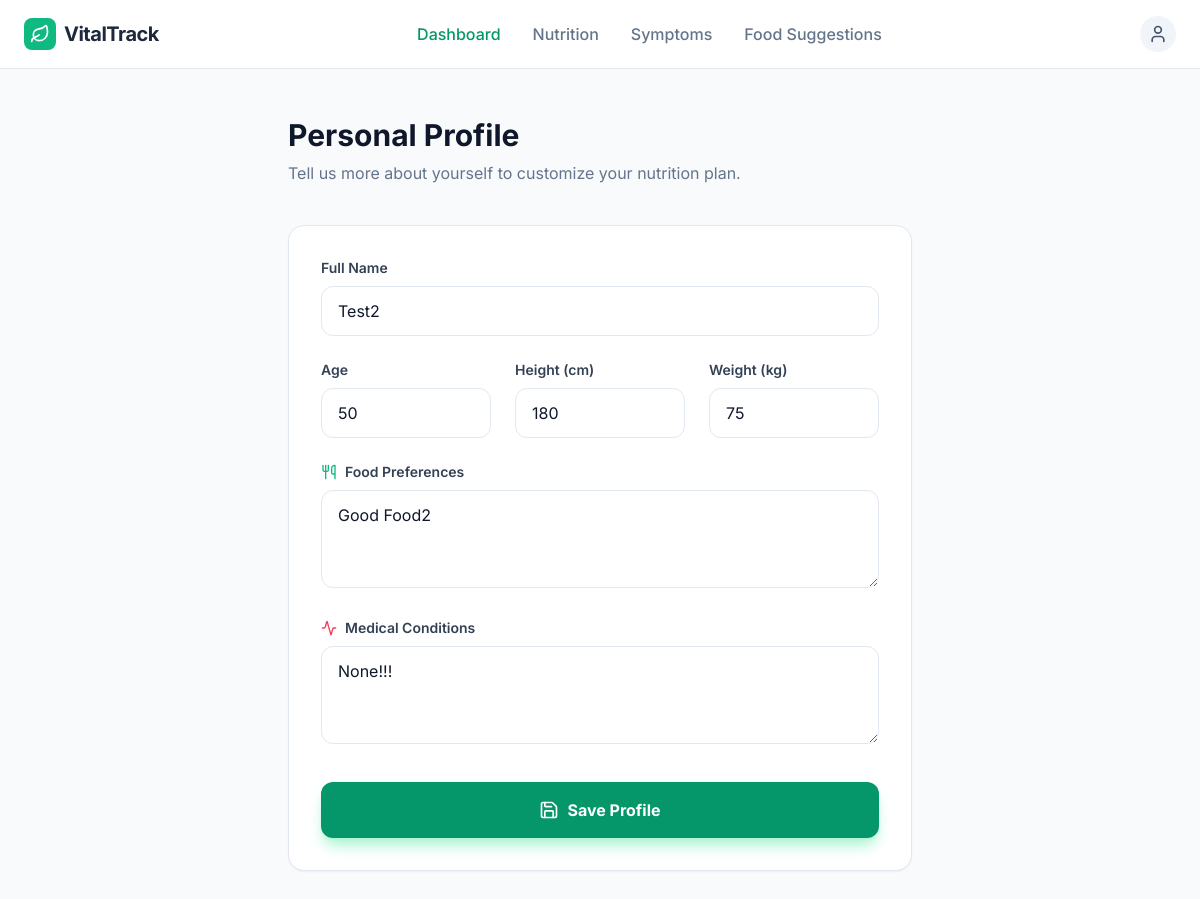
The page /user/ on the database its author committed.
### PersonalInfo/models.py (models this page shows)
class info(models.Model):
    name = models.CharField(max_length=256)
    fname = models.CharField(max_length=256)
    user = models.OneToOneField(get_user_model(), on_delete=models.CASCADE)
    age = models.IntegerField()
    height = models.IntegerField()
    weight = models.IntegerField()
    activity_level = models.IntegerField()
    nutrition_preferences = models.TextField(null=True, blank=True)
    medical_conditions = models.TextField(null=True, blank=True)

### PersonalInfo/views.py (the view, shortened to what this page needs)
# urls.py: path('user/', PIV.edit),
def edit(request):
    if request.method == "GET":
        return render(request, 'editinfo.html', {'info':info.objects.get(id=1)})

### templates/editinfo.html (shortened to what this page needs)
<!DOCTYPE html>
<html lang="en">
<head>
    <script src="https://cdn.tailwindcss.com"></script>
</head>
<body class="bg-slate-50 text-slate-900 min-h-screen">
    <nav class="bg-white border-b border-slate-200 px-6 py-4 sticky top-0 z-50">
        <div class="max-w-6xl mx-auto flex justify-between items-center">
            <div class="flex items-center gap-2">
                <div class="bg-emerald-500 p-1.5 rounded-lg">
                    <i data-lucide="leaf" class="text-white w-5 h-5"></i>
                </div>
                <span class="font-bold text-xl tracking-tight text-slate-800">VitalTrack</span>
            </div>
            <div class="hidden md:flex gap-8 font-medium">
                <a href="/" class="text-emerald-600">Dashboard</a>
                <a href="/nutritions" class="text-slate-500 hover:text-emerald-500 transition">Nutrition</a>
                <a href="/symptoms" class="text-slate-500 hover:text-emerald-500 transition">Symptoms</a>
                <a href="/suggestions" class="text-slate-500 hover:text-emerald-500 transition">Food Suggestions</a>
            </div>
            <a href="/user">
                <button class="bg-slate-100 hover:bg-slate-200 p-2 rounded-full transition">
                    <i data-lucide="user" class="w-5 h-5 text-slate-600"></i>
                </button>
            </a>
        </div>
    </nav>
    <main class="max-w-2xl mx-auto px-6 py-12">
        <header class="mb-10 text-center md:text-left">
            <h1 class="text-3xl font-bold text-slate-900 mb-2">Personal Profile</h1>
            <p class="text-slate-500">Tell us more about yourself to customize your nutrition plan.</p>
        </header>
        <form method="post" id="profileForm" class="bg-white p-8 rounded-2xl shadow-sm border border-slate-200">
            <div class="mb-6">
                <label for="name" class="block text-sm font-semibold text-slate-700 mb-2">Full Name</label>
                <input name="name" value="{{info.name}}" type="text" id="name" required
                    class="w-full px-4 py-3 rounded-xl border border-slate-200 focus:ring-2 focus:ring-emerald-500 focus:border-emerald-500 outline-none transition"
                    placeholder="e.g. Alex Johnson">
            </div>
            <div class="grid grid-cols-1 md:grid-cols-3 gap-6 mb-6">
                <div>
                    <label for="age" class="block text-sm font-semibold text-slate-700 mb-2">Age</label>
                    <input name="age" type="number" id="age" required value="{{ info.age }}"
                        class="w-full px-4 py-3 rounded-xl border border-slate-200 focus:ring-2 focus:ring-emerald-500 focus:border-emerald-500 outline-none transition"
                        placeholder="Years">
                </div>
                <div>
                    <label for="height" class="block text-sm font-semibold text-slate-700 mb-2">Height (cm)</label>
                    <input name="height" type="number" id="height" required value="{{ info.height }}"
                        class="w-full px-4 py-3 rounded-xl border border-slate-200 focus:ring-2 focus:ring-emerald-500 focus:border-emerald-500 outline-none transition"
                        placeholder="e.g. 180">
                </div>
                <div>
                    <label for="weight" class="block text-sm font-semibold text-slate-700 mb-2">Weight (kg)</label>
                    <input name="weight" type="number" id="weight" required value="{{ info.weight }}"
                        class="w-full px-4 py-3 rounded-xl border border-slate-200 focus:ring-2 focus:ring-emerald-500 focus:border-emerald-500 outline-none transition"
                        placeholder="e.g. 75">
                </div>
            </div>
            <div class="mb-6">
                <label for="preferences" class="flex items-center gap-2 text-sm font-semibold text-slate-700 mb-2">
                    <i data-lucide="utensils" class="w-4 h-4 text-emerald-500"></i>
                    Food Preferences
                </label>
                <textarea name='food' id="preferences" rows="3"
                    class="w-full px-4 py-3 rounded-xl border border-slate-200 focus:ring-2 focus:ring-emerald-500 focus:border-emerald-500 outline-none transition"
                    placeholder="e.g. Vegan, Gluten-free, no peanuts, loves spicy food...">{{info.nutrition_preferences}}</textarea>
            </div>
            <div class="mb-8">
                <label for="medical" class="flex items-center gap-2 text-sm font-semibold text-slate-700 mb-2">
                    <i data-lucide="activity" class="w-4 h-4 text-rose-500"></i>
                    Medical Conditions
                </label>
                <textarea name="medical" id="medical" rows="3"
                    class="w-full px-4 py-3 rounded-xl border border-slate-200 focus:ring-2 focus:ring-emerald-500 focus:border-emerald-500 outline-none transition"
                    placeholder="e.g. Type 2 Diabetes, Hypertension, or 'None'">{{ info.medical_conditions }}</textarea>
            </div>
            <button type="submit"
                class="w-full bg-emerald-600 hover:bg-emerald-700 text-white font-bold py-4 rounded-xl shadow-lg shadow-emerald-200 transition-all transform active:scale-[0.98] flex items-center justify-center gap-2">
                <i data-lucide="save" class="w-5 h-5"></i>
                Save Profile
            </button>
        </form>
    </main>
</body>
</html>

### templates/editinfo.html (style rules this page uses)
body { font-family: 'Inter', sans-serif; }
textarea { resize: none; }

### rows shown on the page
info: name "Test2", age "50", height "180", weight "75", food "Good Food2", medical "None!!!"
